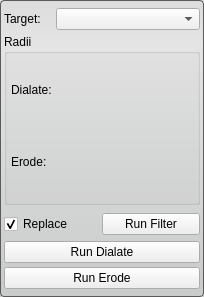
<?xml version="1.0" encoding="UTF-8"?>
<ui version="4.0">
 <class>BinaryDialateErodeFilterInterface</class>
 <widget class="QWidget" name="BinaryDialateErodeFilterInterface">
  <property name="geometry">
   <rect>
    <x>0</x>
    <y>0</y>
    <width>204</width>
    <height>297</height>
   </rect>
  </property>
  <property name="sizePolicy">
   <sizepolicy hsizetype="Preferred" vsizetype="Fixed">
    <horstretch>0</horstretch>
    <verstretch>0</verstretch>
   </sizepolicy>
  </property>
  <property name="minimumSize">
   <size>
    <width>0</width>
    <height>250</height>
   </size>
  </property>
  <property name="maximumSize">
   <size>
    <width>16777215</width>
    <height>16777215</height>
   </size>
  </property>
  <property name="baseSize">
   <size>
    <width>650</width>
    <height>0</height>
   </size>
  </property>
  <property name="windowTitle">
   <string>Binary Dialate Erode</string>
  </property>
  <property name="styleSheet">
   <string notr="true">QWidget#BinaryDialateErodeFilterInterface{
	border-radius: 4px;
	border: 1px solid rgb(90, 90, 90);
	background-color: qlineargradient(spread:pad, x1:0.5, y1:0, x2:0.5, y2:0.960227, stop:0 rgba(221, 221, 221, 255), stop:0.155779 rgba(228, 228, 228, 255), stop:1 rgba(202, 204, 204, 255));      
}</string>
  </property>
  <layout class="QVBoxLayout" name="verticalLayout_2">
   <property name="spacing">
    <number>0</number>
   </property>
   <property name="margin">
    <number>4</number>
   </property>
   <item>
    <layout class="QHBoxLayout" name="activeHLayout" stretch="1,3">
     <property name="spacing">
      <number>4</number>
     </property>
     <item>
      <widget class="QLabel" name="activeLabel">
       <property name="sizePolicy">
        <sizepolicy hsizetype="Preferred" vsizetype="Preferred">
         <horstretch>0</horstretch>
         <verstretch>0</verstretch>
        </sizepolicy>
       </property>
       <property name="text">
        <string>Target:</string>
       </property>
      </widget>
     </item>
     <item>
      <widget class="QComboBox" name="targetComboBox">
       <property name="sizePolicy">
        <sizepolicy hsizetype="Preferred" vsizetype="Fixed">
         <horstretch>0</horstretch>
         <verstretch>0</verstretch>
        </sizepolicy>
       </property>
      </widget>
     </item>
    </layout>
   </item>
   <item>
    <widget class="QGroupBox" name="radiiGroupBox">
     <property name="sizePolicy">
      <sizepolicy hsizetype="Preferred" vsizetype="Fixed">
       <horstretch>0</horstretch>
       <verstretch>0</verstretch>
      </sizepolicy>
     </property>
     <property name="minimumSize">
      <size>
       <width>0</width>
       <height>171</height>
      </size>
     </property>
     <property name="maximumSize">
      <size>
       <width>16777215</width>
       <height>16777215</height>
      </size>
     </property>
     <property name="title">
      <string>Radii</string>
     </property>
     <property name="flat">
      <bool>false</bool>
     </property>
     <layout class="QVBoxLayout" name="verticalLayout">
      <property name="spacing">
       <number>0</number>
      </property>
      <property name="leftMargin">
       <number>4</number>
      </property>
      <property name="topMargin">
       <number>0</number>
      </property>
      <property name="rightMargin">
       <number>4</number>
      </property>
      <property name="bottomMargin">
       <number>4</number>
      </property>
      <item>
       <layout class="QHBoxLayout" name="dialateHLayout_top">
        <item>
         <widget class="QLabel" name="dialateLabel">
          <property name="text">
           <string>Dialate:</string>
          </property>
         </widget>
        </item>
       </layout>
      </item>
      <item>
       <layout class="QHBoxLayout" name="dialateHLayout_bottom"/>
      </item>
      <item>
       <layout class="QHBoxLayout" name="erodeHLayout_top">
        <item>
         <widget class="QLabel" name="erodeLabel">
          <property name="text">
           <string>Erode:</string>
          </property>
         </widget>
        </item>
       </layout>
      </item>
      <item>
       <layout class="QHBoxLayout" name="erodeHLayout_bottom"/>
      </item>
     </layout>
    </widget>
   </item>
   <item>
    <layout class="QHBoxLayout" name="replaceRunLayout">
     <property name="spacing">
      <number>0</number>
     </property>
     <property name="topMargin">
      <number>4</number>
     </property>
     <property name="bottomMargin">
      <number>2</number>
     </property>
     <item>
      <widget class="QCheckBox" name="replaceCheckBox">
       <property name="sizePolicy">
        <sizepolicy hsizetype="Preferred" vsizetype="Fixed">
         <horstretch>0</horstretch>
         <verstretch>0</verstretch>
        </sizepolicy>
       </property>
       <property name="text">
        <string>Replace</string>
       </property>
       <property name="checked">
        <bool>true</bool>
       </property>
      </widget>
     </item>
     <item>
      <widget class="QPushButton" name="runButton">
       <property name="sizePolicy">
        <sizepolicy hsizetype="Preferred" vsizetype="Fixed">
         <horstretch>0</horstretch>
         <verstretch>0</verstretch>
        </sizepolicy>
       </property>
       <property name="text">
        <string>Run Filter</string>
       </property>
      </widget>
     </item>
    </layout>
   </item>
   <item>
    <widget class="QPushButton" name="dialateButton">
     <property name="sizePolicy">
      <sizepolicy hsizetype="Preferred" vsizetype="Fixed">
       <horstretch>0</horstretch>
       <verstretch>0</verstretch>
      </sizepolicy>
     </property>
     <property name="text">
      <string>Run Dialate</string>
     </property>
    </widget>
   </item>
   <item>
    <widget class="QPushButton" name="erodeButton">
     <property name="sizePolicy">
      <sizepolicy hsizetype="Preferred" vsizetype="Fixed">
       <horstretch>0</horstretch>
       <verstretch>0</verstretch>
      </sizepolicy>
     </property>
     <property name="text">
      <string>Run Erode</string>
     </property>
    </widget>
   </item>
  </layout>
 </widget>
 <resources/>
 <connections/>
</ui>
